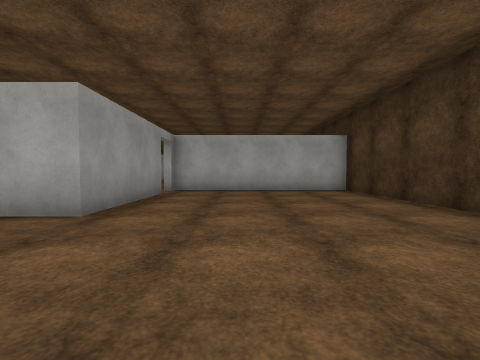
View 1 (above)

17 first-person views from a walk through a 3-D level made in the Unity game engine. The camera is 1.2 m above the floor, tilts 2° down and sees 90° across. The floor is counted in squares, 1.89 m on a side. Each view is taken from the middle of a square. On the plan, view 1 faces up. The plan holds only what a view shows up to about 9 squares ahead; the rest is blank. The place goes on beyond the plan. The player character is not drawn. Surface patterns are stand-ins for the level's own textures.

View 2
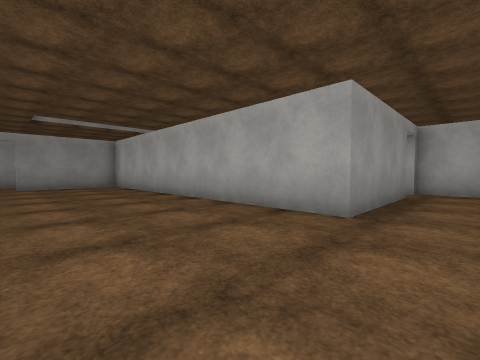

View 3
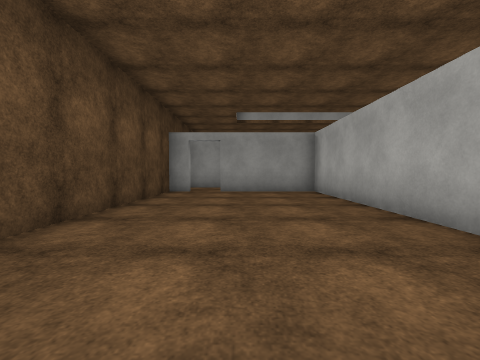

View 4
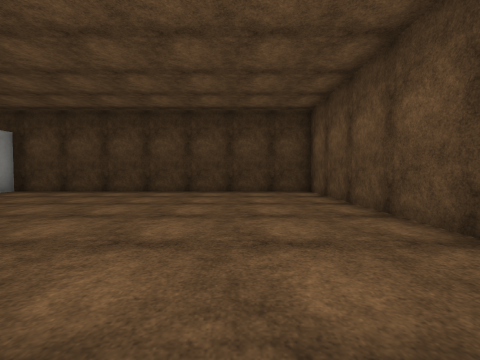

View 5
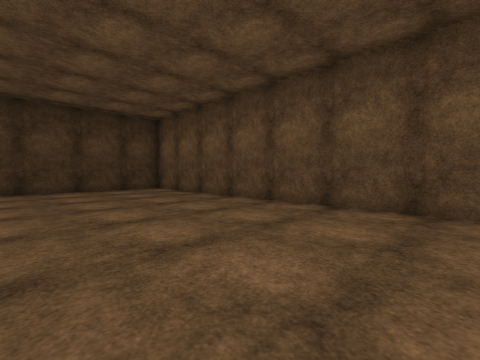

View 6
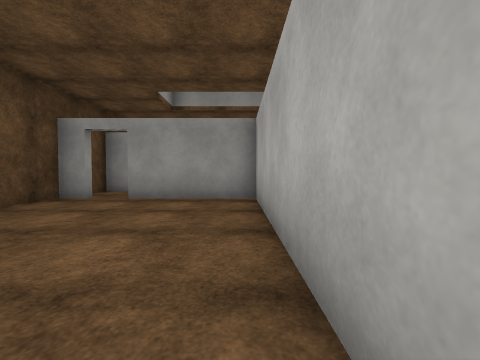

View 7
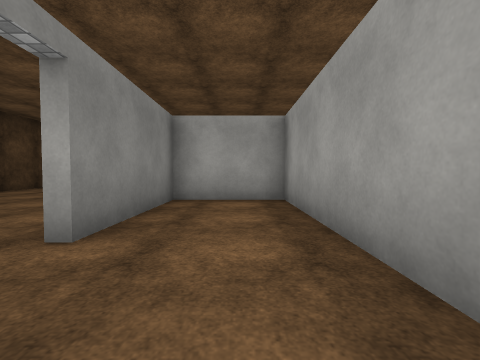

View 8
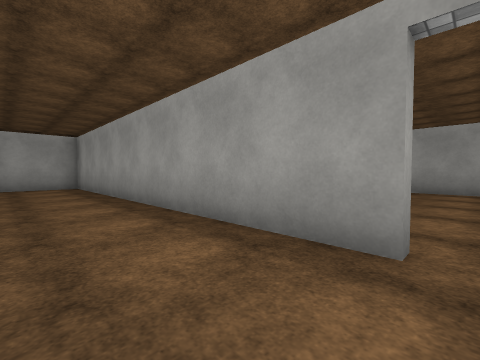

View 9
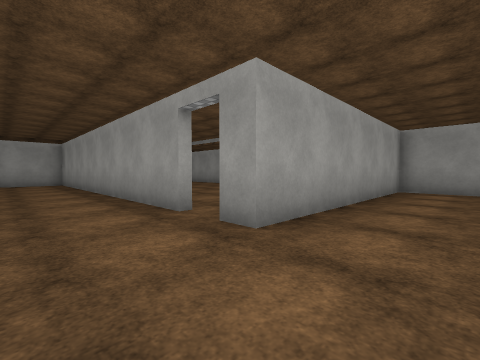

View 10
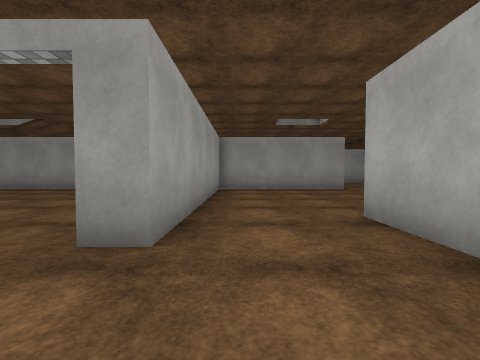

View 11
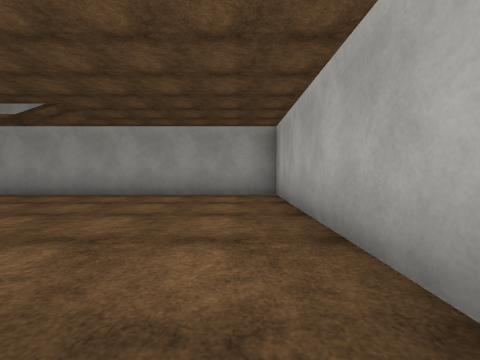

View 12
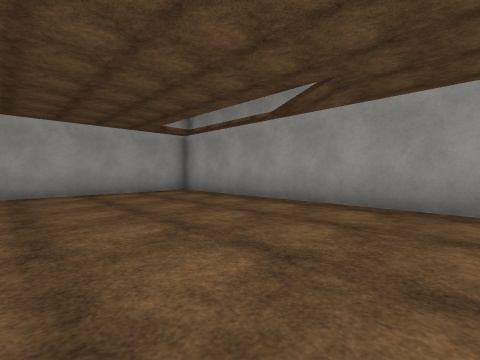

View 13
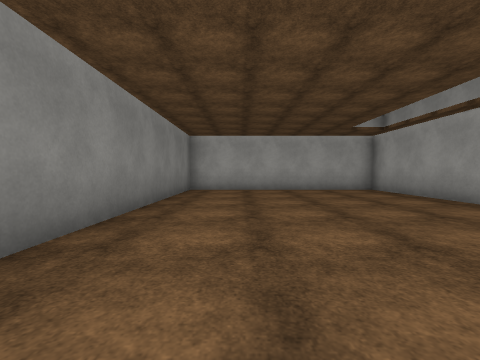

View 14
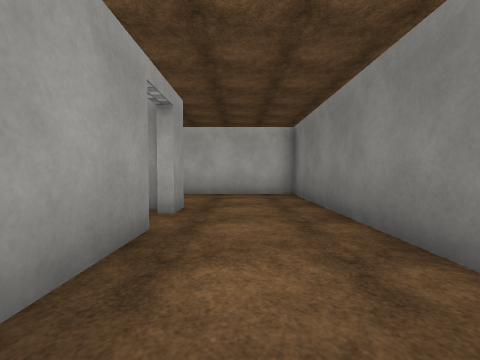

View 15
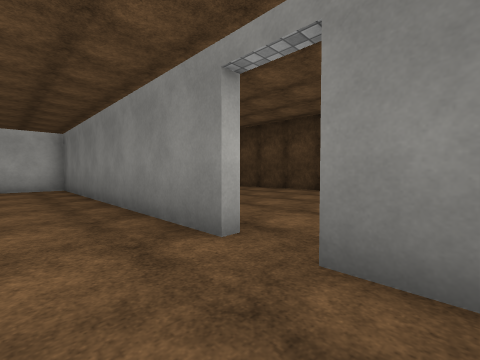

View 16
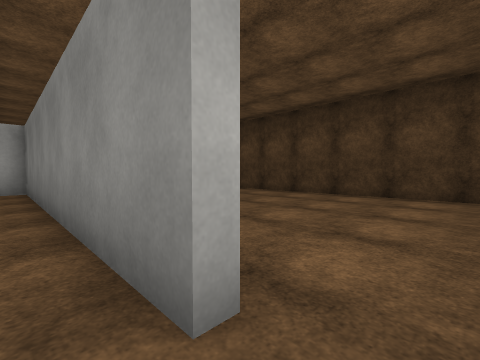

View 17
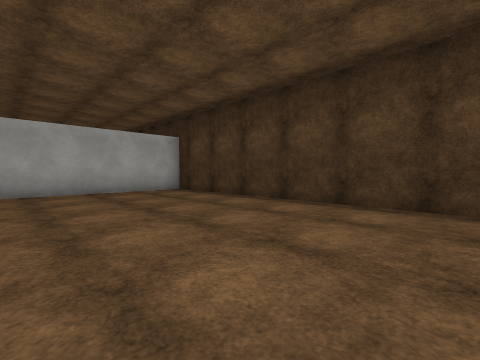

### Floor plan
Points are (right, up) in squares from view 1. A wall is a line through its corners. A room is listed if a view was taken in it or the views show most of it. See-through windows are left out.
Room 1 (views 1, 2, 3, 4, 5, 6)
walls: (-2.2, 6.9) (-2.2, 3.4) (-11.6, 3.4) (-11.6, 0.4); (-11.6, -0.5) (-11.6, -1.3) (3.6, -1.3) (3.6, 8.2) (-2.2, 8.2)
ways out: opening at (-2, 7) to room 5; opening at (-12, 0)
Room 2 (views 7, 8, 9, 10, 11, 14, 15, 16)
walls: (-5, 13.8) (-5, 7.6); (-5, 15.3) (-5, 14.6); (-2.5, 9.6) (-2.5, 17.7) (-5.4, 17.7); (-2.5, 7.9) (-2.5, 8.8)
ways out: opening at (-5, 14) to room 3; opening at (-2, 9) to room 4; opening at (-3.5, 8) to room 5; opening at (-6, 16.5)
Room 3 (views 12, 13)
walls: (-5.2, 15) (-11.6, 15) (-11.6, 3.6) (-5.3, 3.6) (-5.3, 10.4)
ways out: opening at (-5, 14) to room 2
Room 4 (view 17)
walls: (3.6, 8.9) (3.6, 17.7) (-1.1, 17.7)
ways out: opening at (-2, 9) to room 2
Room 5 (no view inside)
walls: (-5, 7.6) (-5, 3.6) (-2.5, 3.6) (-2.5, 6.9)
ways out: opening at (-2, 7) to room 1; opening at (-3.5, 8) to room 2

Where each view was taken, in squares from view 1:
view 1: 0 up, 0 right, facing up
view 2: 0 up, 1 left, facing up-left
view 3: 1 up, 4 left, facing left
view 4: 1 up, 4 left, facing right
view 5: 3 up, 5 left, facing down-right
view 6: 3 up, 6 left, facing left
view 7: 9 up, 4 left, facing down
view 8: 14 up, 3 left, facing down-left
view 9: 17 up, 3 left, facing down-left
view 10: 16 up, 3 left, facing left
view 11: 14 up, 5 left, facing left
view 12: 11 up, 7 left, facing down-left
view 13: 12 up, 7 left, facing down
view 14: 11 up, 4 left, facing up
view 15: 8 up, 4 left, facing up-right
view 16: 9 up, 3 left, facing up-right
view 17: 10 up, 1 left, facing up-right
